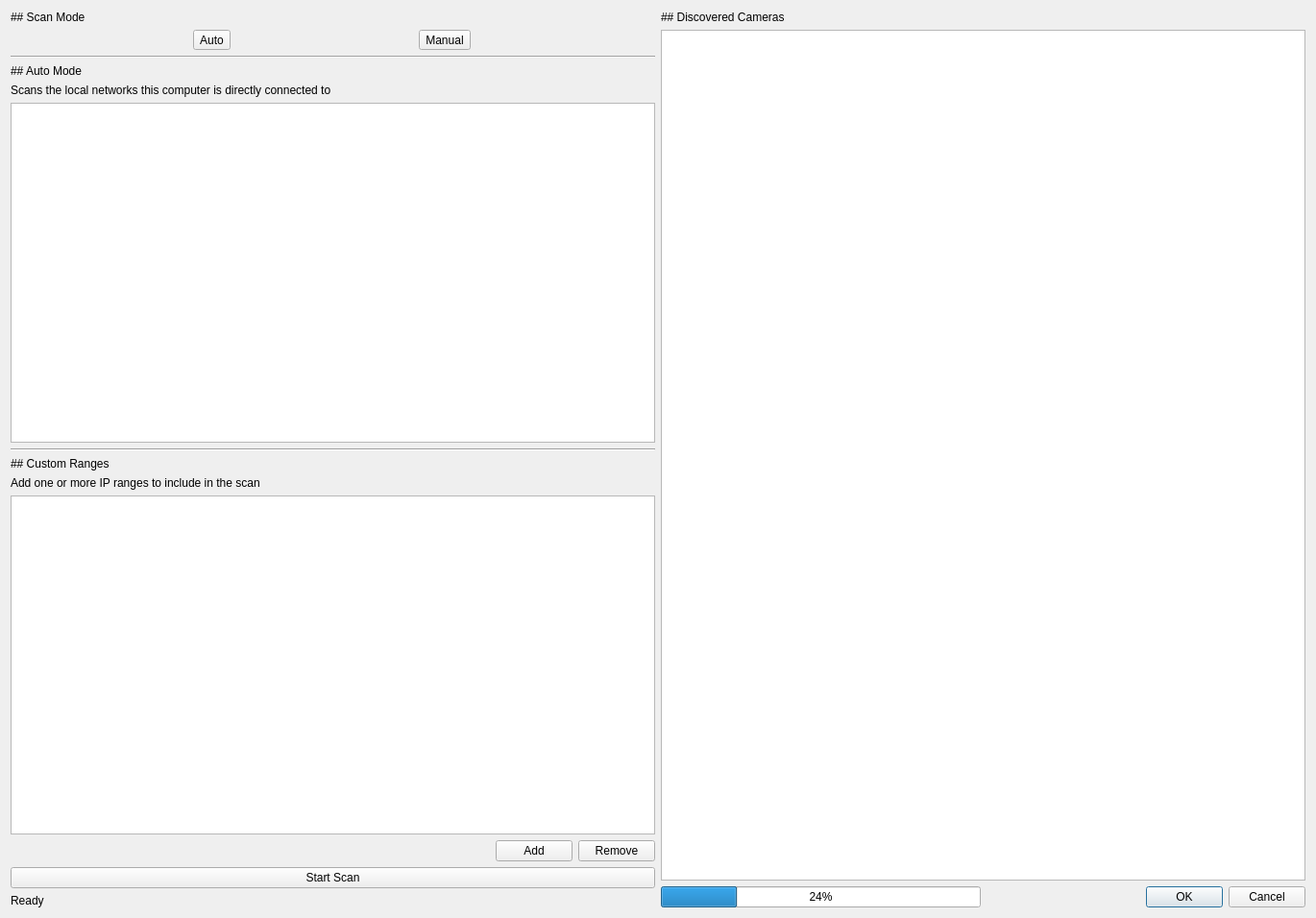
<?xml version="1.0" encoding="UTF-8"?>
<ui version="4.0">
 <class>FindCamerasDialog</class>
 <widget class="QDialog" name="FindCamerasDialog">
  <property name="geometry">
   <rect>
    <x>0</x>
    <y>0</y>
    <width>1370</width>
    <height>956</height>
   </rect>
  </property>
  <property name="windowTitle">
   <string>Dialog</string>
  </property>
  <layout class="QHBoxLayout" name="horizontalLayout_4">
   <item>
    <layout class="QVBoxLayout" name="verticalLayout">
     <item>
      <widget class="QLabel" name="scanModeLabel">
       <property name="text">
        <string>## Scan Mode</string>
       </property>
       <property name="textFormat">
        <enum>Qt::TextFormat::MarkdownText</enum>
       </property>
      </widget>
     </item>
     <item>
      <layout class="QHBoxLayout" name="horizontalLayout">
       <item>
        <widget class="QToolButton" name="autoModeButton">
         <property name="text">
          <string>Auto</string>
         </property>
        </widget>
       </item>
       <item>
        <widget class="QToolButton" name="manualModeButton">
         <property name="text">
          <string>Manual</string>
         </property>
        </widget>
       </item>
      </layout>
     </item>
     <item>
      <widget class="Line" name="line_2">
       <property name="orientation">
        <enum>Qt::Orientation::Horizontal</enum>
       </property>
      </widget>
     </item>
     <item>
      <widget class="QLabel" name="autoModeLabel">
       <property name="text">
        <string>## Auto Mode</string>
       </property>
       <property name="textFormat">
        <enum>Qt::TextFormat::MarkdownText</enum>
       </property>
      </widget>
     </item>
     <item>
      <widget class="QLabel" name="autoModeDescLabel">
       <property name="text">
        <string>Scans the local networks this computer is directly connected to</string>
       </property>
       <property name="wordWrap">
        <bool>true</bool>
       </property>
      </widget>
     </item>
     <item>
      <widget class="QListView" name="localNetworksList"/>
     </item>
     <item>
      <widget class="Line" name="line">
       <property name="orientation">
        <enum>Qt::Orientation::Horizontal</enum>
       </property>
      </widget>
     </item>
     <item>
      <widget class="QLabel" name="customRangesLabel">
       <property name="text">
        <string>## Custom Ranges</string>
       </property>
       <property name="textFormat">
        <enum>Qt::TextFormat::MarkdownText</enum>
       </property>
      </widget>
     </item>
     <item>
      <widget class="QLabel" name="customRangesDescLabel">
       <property name="text">
        <string>Add one or more IP ranges to include in the scan</string>
       </property>
       <property name="wordWrap">
        <bool>true</bool>
       </property>
      </widget>
     </item>
     <item>
      <widget class="QListView" name="customRangesList"/>
     </item>
     <item>
      <layout class="QHBoxLayout" name="horizontalLayout_2">
       <item>
        <spacer name="horizontalSpacer">
         <property name="orientation">
          <enum>Qt::Orientation::Horizontal</enum>
         </property>
         <property name="sizeHint" stdset="0">
          <size>
           <width>198</width>
           <height>20</height>
          </size>
         </property>
        </spacer>
       </item>
       <item>
        <widget class="QPushButton" name="addRangeButton">
         <property name="text">
          <string>Add</string>
         </property>
        </widget>
       </item>
       <item>
        <widget class="QPushButton" name="removeRangeButton">
         <property name="text">
          <string>Remove</string>
         </property>
        </widget>
       </item>
      </layout>
     </item>
     <item>
      <widget class="QPushButton" name="scanButton">
       <property name="text">
        <string>Start Scan</string>
       </property>
      </widget>
     </item>
     <item>
      <widget class="QLabel" name="statusLabel">
       <property name="text">
        <string>Ready</string>
       </property>
      </widget>
     </item>
    </layout>
   </item>
   <item>
    <layout class="QVBoxLayout" name="verticalLayout_2">
     <item>
      <widget class="QLabel" name="discoveredCamerasLabel">
       <property name="text">
        <string>## Discovered Cameras</string>
       </property>
       <property name="textFormat">
        <enum>Qt::TextFormat::MarkdownText</enum>
       </property>
      </widget>
     </item>
     <item>
      <widget class="QTreeView" name="treeView"/>
     </item>
     <item>
      <layout class="QHBoxLayout" name="horizontalLayout_3">
       <item>
        <widget class="QProgressBar" name="progressBar">
         <property name="value">
          <number>24</number>
         </property>
        </widget>
       </item>
       <item>
        <widget class="QDialogButtonBox" name="buttonBox">
         <property name="orientation">
          <enum>Qt::Orientation::Horizontal</enum>
         </property>
         <property name="standardButtons">
          <set>QDialogButtonBox::StandardButton::Cancel|QDialogButtonBox::StandardButton::Ok</set>
         </property>
        </widget>
       </item>
      </layout>
     </item>
    </layout>
   </item>
  </layout>
 </widget>
 <resources/>
 <connections>
  <connection>
   <sender>buttonBox</sender>
   <signal>accepted()</signal>
   <receiver>FindCamerasDialog</receiver>
   <slot>accept()</slot>
   <hints>
    <hint type="sourcelabel">
     <x>248</x>
     <y>254</y>
    </hint>
    <hint type="destinationlabel">
     <x>157</x>
     <y>274</y>
    </hint>
   </hints>
  </connection>
  <connection>
   <sender>buttonBox</sender>
   <signal>rejected()</signal>
   <receiver>FindCamerasDialog</receiver>
   <slot>reject()</slot>
   <hints>
    <hint type="sourcelabel">
     <x>316</x>
     <y>260</y>
    </hint>
    <hint type="destinationlabel">
     <x>286</x>
     <y>274</y>
    </hint>
   </hints>
  </connection>
 </connections>
</ui>
